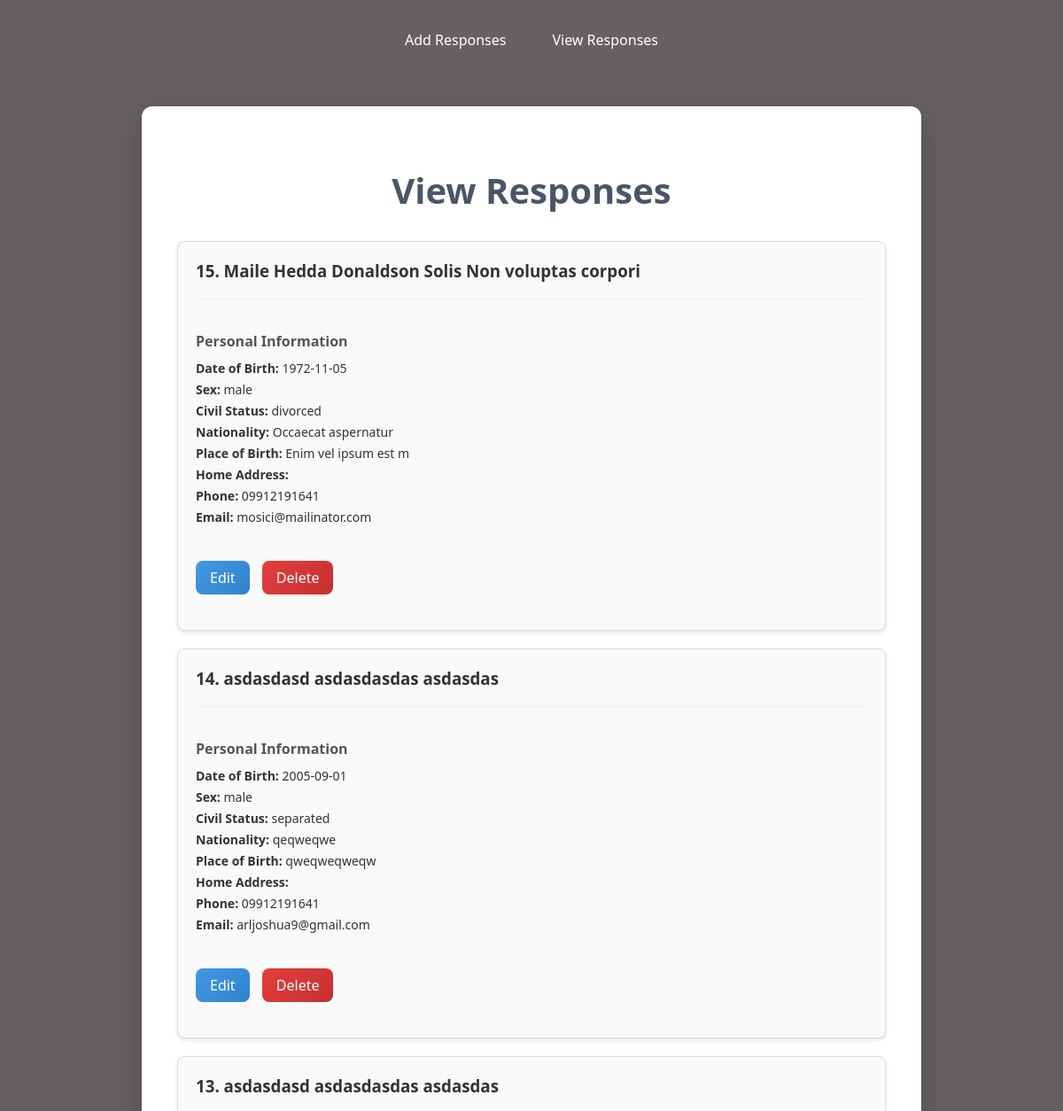
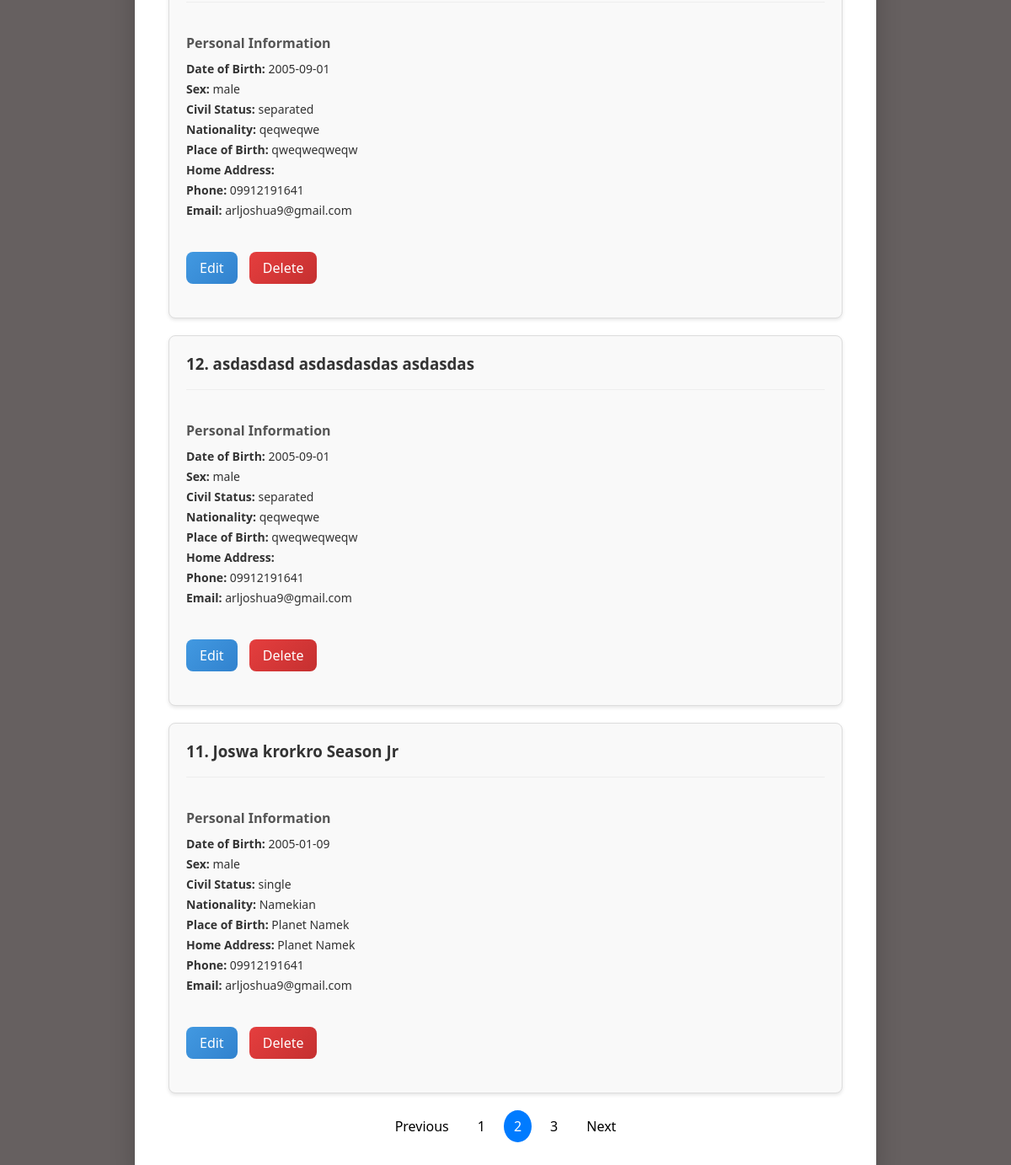
Screenshot of /View/view.php?page=2 with the database file from the repository (2 pictures, top to bottom).
### tables this page shows
CREATE TABLE `user` (
  `user_id` int(255) NOT NULL,
  `first_name` varchar(255) NOT NULL,
  `middle_name` varchar(255) NOT NULL,
  `last_name` varchar(255) NOT NULL,
  `suffix` varchar(255) DEFAULT NULL,
  `date_of_birth` date NOT NULL,
  `sex` varchar(255) NOT NULL,
  `civil_status` varchar(255) NOT NULL,
  `nationality` varchar(255) NOT NULL,
  `place_of_birth` varchar(255) NOT NULL,
  `home_address` varchar(255) NOT NULL,
  `phone_number` varchar(255) NOT NULL,
  `email_address` varchar(255) NOT NULL,
  `occupation` varchar(255) DEFAULT NULL
);

### View/ViewController.php (called while the page is built, shortened)
<?php
class Database {
    private $host = "localhost";
    private $db_name = "onlineform";
    private $username = "root";
    private $password = "";
    private $conn;
    public function connect() {
        $this->conn = null;
        try {
            $this->conn = new PDO(
                "mysql:host={$this->host};dbname={$this->db_name};charset=utf8mb4",
                $this->username,
                $this->password,
                [
                    PDO::ATTR_ERRMODE => PDO::ERRMODE_EXCEPTION,
                    PDO::ATTR_EMULATE_PREPARES => false,
                ]
            );
        } catch (PDOException $exception) {
            echo "Connection error: " . $exception->getMessage();
        }
        return $this->conn;
    }
    public function getAllUsers() {
        $sql = "SELECT * FROM user ORDER BY user_id DESC";
        $stmt = $this->conn->prepare($sql);
        $stmt->execute();
        return $stmt->fetchAll(PDO::FETCH_ASSOC);
    }
        public function getUsersPaginated($limit, $offset) {
        $sql = "SELECT * FROM user ORDER BY user_id DESC LIMIT :limit OFFSET :offset";
        $stmt = $this->conn->prepare($sql);
        $stmt->bindParam(':limit', $limit, PDO::PARAM_INT);
        $stmt->bindParam(':offset', $offset, PDO::PARAM_INT);
        $stmt->execute();
        return $stmt->fetchAll(PDO::FETCH_ASSOC);
    }
    public function getTotalUsers() {
        $sql = "SELECT COUNT(*) as total FROM user";
        $stmt = $this->conn->prepare($sql);
        $stmt->execute();
        $result = $stmt->fetch(PDO::FETCH_ASSOC);
        return $result['total'];
    }
}
$db_instance = new Database();
if ($_SERVER['REQUEST_METHOD'] == 'GET') {
    $users = $db_instance->getAllUsers();
}
$limit = 5;
    $page = isset($_GET['page']) ? (int)$_GET['page'] : 1;
    $offset = ($page - 1) * $limit;
    $users = $db_instance->getUsersPaginated($limit, $offset);
    $totalUsers = $db_instance->getTotalUsers();
    $totalPages = ceil($totalUsers / $limit);
?>

### View/view.php (the view, shortened to what this page needs)
<!DOCTYPE html>
<html lang="en">
<head>
    <link rel="stylesheet" href="view.module.css">
</head>
<body>
    <?php
    require_once 'ViewController.php';
    ?>
    <div class="container">
    <h1>View Responses</h1>
    <?php if (!empty($users)): ?>
        <div class="users-grid">
            <?php foreach ($users as $user): ?>
                <div class="user-card">
                    <h3><?php echo htmlspecialchars($user['user_id']. '.' . ' ' . $user['first_name'] . ' ' . $user['middle_name'] . ' ' . $user['last_name'] . ($user['suffix'] ? ' ' . $user['suffix'] : '')); ?></h3>
                    <div class="card-section">
                        <h4>Personal Information</h4>
                        <p><strong>Date of Birth:</strong> <?php echo htmlspecialchars($user['date_of_birth']); ?></p>
                        <p><strong>Sex:</strong> <?php echo htmlspecialchars($user['sex']); ?></p>
                        <p><strong>Civil Status:</strong> <?php echo htmlspecialchars($user['civil_status']); ?></p>
                        <p><strong>Nationality:</strong> <?php echo htmlspecialchars($user['nationality']); ?></p>
                        <p><strong>Place of Birth:</strong> <?php echo htmlspecialchars($user['place_of_birth']); ?></p>
                        <p><strong>Home Address:</strong> <?php echo htmlspecialchars($user['home_address']); ?></p>
                        <p><strong>Phone:</strong> <?php echo htmlspecialchars($user['phone_number']); ?></p>
                        <p><strong>Email:</strong> <?php echo htmlspecialchars($user['email_address']); ?></p>
                    </div>
                    <button class="edit-btn" data-id="<?php echo $user['user_id']; ?>">Edit</button>
                    <button class="delete-btn" data-id="<?php echo $user['user_id']; ?>">Delete</button>
                </div>
            <?php endforeach; ?>
        </div>
    <?php else: ?>
        <p>No users found.</p>
    <?php endif; ?>
    <div class="pagination">
    <?php if ($page > 1): ?>
        <a href="?page=<?php echo $page - 1; ?>">Previous</a>
    <?php endif; ?>
    <?php for ($i = 1; $i <= $totalPages; $i++): ?>
        <a href="?page=<?php echo $i; ?>" <?php if ($i == $page) echo 'class="active"'; ?>><?php echo $i; ?></a>
    <?php endfor; ?>
    <?php if ($page < $totalPages): ?>
        <a href="?page=<?php echo $page + 1; ?>">Next</a>
    <?php endif; ?>
</div>
</div>
</body>
</html>

### View/view.module.css (style rules this page uses)
body { margin: 0; padding: 0; background: hsl(0, 3%, 39%); font-family: 'Segoe UI', Tahoma, Geneva, Verdana, sans-serif; color: #333; }
.container { max-width: 800px; margin: 50px auto; background: white; padding: 40px; box-shadow: 0 10px 30px rgba(0, 0, 0, 0.2); border-radius: 12px; font-family: 'Segoe UI', Tahoma, Geneva, Verdana, sans-serif; flex-wrap: wrap; }
h1 { text-align: center; color: #4a5568; margin-bottom: 30px; font-size: 2.5em; }
.users-grid { display: grid; grid-template-columns: repeat(auto-fill, minmax(400px, 1fr)); gap: 20px; margin-top: 20px; }
.user-card { border: 1px solid #ddd; border-radius: 8px; padding: 20px; background-color: #f9f9f9; box-shadow: 0 2px 4px rgba(0,0,0,0.1); transition: transform 0.2s ease; }
.user-card h3 { margin-top: 0; color: #333; }
.card-section { margin-top: 15px; padding-top: 15px; border-top: 1px solid #eee; margin-bottom: 20px; }
.card-section h4 { margin-bottom: 10px; color: #555; }
.card-section p { margin: 5px 0; font-size: 14px; }
a { text-decoration: none; }
.edit-btn, .delete-btn { padding: 8px 16px; margin-top: 20px; margin-bottom: 20px; margin-right: 10px; border-radius: 8px; border: none; color: white; font-size: 16px; font-weight: 500; font-family: 'Segoe UI', Tahoma, Geneva, Verdana, sans-serif; transition: transform 0.2s ease, box-shadow 0.2s ease; cursor: pointer; }
.edit-btn { background: linear-gradient(135deg, #4299e1 0%, #3182ce 100%); }
.delete-btn { background: linear-gradient(135deg, #e53e3e 0%, #c53030 100%); }
.pagination { display: flex; justify-content: center; margin-top: 20px; }
.pagination a { margin: 0 5px; padding: 8px 12px; text-decoration: none; border: none; color: black; font-family: 'Segoe UI', Tahoma, Geneva, Verdana, sans-serif; font-weight: 500; }
.pagination a.active { background-color: #007bff; color: white; border-radius: 50%; }

### Navbar/navbar.module.css (style rules this page uses)
.topnav { display: flex; justify-content: center; align-items: center; gap: 20px; margin-top: 20px; }
.topnav a { position: relative; text-decoration: none; color: white; padding: 14px 16px; }
.topnav a::after { content: ""; position: absolute; left: 50%; bottom: 5px; width: 0%; height: 2px; background-color: white; transform: translateX(-50%); transition: width 0.3s ease; }

### rows the page displays
user: user_id+first_name+middle_name "15. Maile Hedda Donaldson Solis Non voluptas corpori", date_of_birth "1972-11-05", sex "male", civil_status "divorced", nationality "Occaecat aspernatur", place_of_birth "Enim vel ipsum est m", phone_number "09912191641", email_address "mosici@mailinator.com"
user: user_id+first_name+middle_name "14. asdasdasd asdasdasdas asdasdas", date_of_birth "2005-09-01", sex "male", civil_status "separated", nationality "qeqweqwe", place_of_birth "qweqweqweqw", phone_number "09912191641", email_address "arljoshua9@gmail.com"
user: user_id+first_name+middle_name "13. asdasdasd asdasdasdas asdasdas", date_of_birth "2005-09-01", sex "male", civil_status "separated", nationality "qeqweqwe", place_of_birth "qweqweqweqw", phone_number "09912191641", email_address "arljoshua9@gmail.com"
user: user_id+first_name+middle_name "12. asdasdasd asdasdasdas asdasdas", date_of_birth "2005-09-01", sex "male", civil_status "separated", nationality "qeqweqwe", place_of_birth "qweqweqweqw", phone_number "09912191641", email_address "arljoshua9@gmail.com"
user: user_id+first_name+middle_name "11. Joswa krorkro Season Jr", date_of_birth "2005-01-09", sex "male", civil_status "single", nationality "Namekian", place_of_birth "Planet Namek", home_address "Planet Namek", phone_number "09912191641", email_address "arljoshua9@gmail.com"
